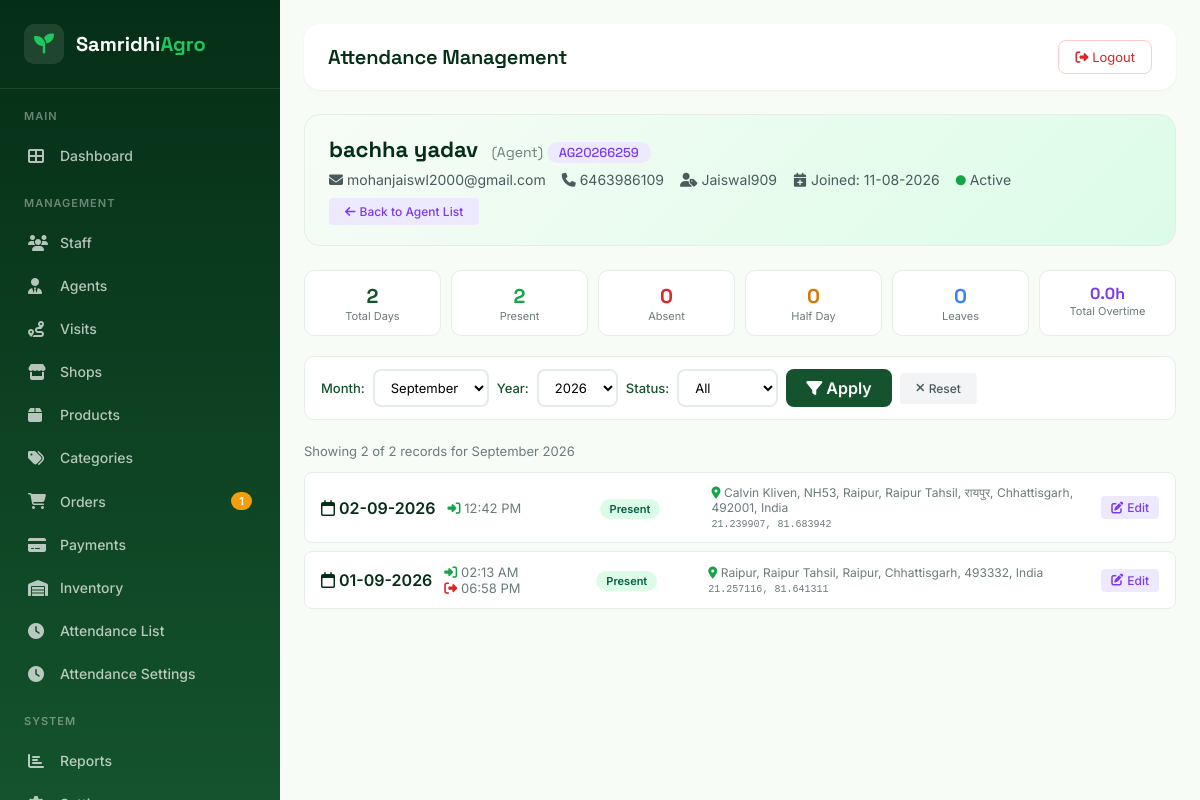
The page /admin/attendance-manage.php?id=5&month=09&year=2026 (signed in) on the database its author committed.
### tables this page shows
CREATE TABLE `agents` (
  `id` int(11) NOT NULL,
  `user_id` int(11) NOT NULL,
  `agent_code` varchar(50) NOT NULL,
  `company_name` varchar(100) DEFAULT NULL,
  `gst_number` varchar(50) DEFAULT NULL,
  `address` text DEFAULT NULL,
  `city` varchar(50) DEFAULT NULL,
  `state` varchar(50) DEFAULT NULL,
  `pincode` varchar(10) DEFAULT NULL,
  `commission_rate` decimal(5,2) DEFAULT 0.00,
  `status` enum('pending','approved','rejected','suspended') NOT NULL DEFAULT 'pending',
  `approved_by` int(11) DEFAULT NULL,
  `approved_at` datetime DEFAULT NULL,
  `created_at` datetime NOT NULL DEFAULT current_timestamp(),
  `updated_at` datetime NOT NULL DEFAULT current_timestamp() ON UPDATE current_timestamp()
);

CREATE TABLE `users` (
  `id` int(11) NOT NULL,
  `username` varchar(50) NOT NULL,
  `email` varchar(100) NOT NULL,
  `password_hash` varchar(255) NOT NULL,
  `full_name` varchar(100) NOT NULL,
  `phone` varchar(20) DEFAULT NULL,
  `avatar` varchar(255) DEFAULT NULL,
  `role` enum('admin','staff','agent','shop') NOT NULL DEFAULT 'staff',
  `status` enum('active','inactive','suspended') NOT NULL DEFAULT 'active',
  `last_login` datetime DEFAULT NULL,
  `last_ip` varchar(45) DEFAULT NULL,
  `created_at` datetime NOT NULL DEFAULT current_timestamp(),
  `updated_at` datetime NOT NULL DEFAULT current_timestamp() ON UPDATE current_timestamp()
);

CREATE TABLE `attendance` (
  `id` int(11) NOT NULL,
  `user_id` int(11) NOT NULL,
  `user_type` enum('staff','agent') NOT NULL DEFAULT 'staff',
  `date` date NOT NULL,
  `check_in_time` datetime DEFAULT NULL,
  `check_out_time` datetime DEFAULT NULL,
  `check_in_location` varchar(255) DEFAULT NULL,
  `check_out_location` varchar(255) DEFAULT NULL,
  `check_in_lat` decimal(10,8) DEFAULT NULL,
  `check_in_lng` decimal(11,8) DEFAULT NULL,
  `check_out_lat` decimal(10,8) DEFAULT NULL,
  `check_out_lng` decimal(11,8) DEFAULT NULL,
  `check_in_ip` varchar(45) DEFAULT NULL,
  `check_out_ip` varchar(45) DEFAULT NULL,
  `status` enum('present','absent','half_day','leave','holiday') NOT NULL DEFAULT 'absent',
  `overtime_hours` decimal(5,2) DEFAULT 0.00,
  `notes` text DEFAULT NULL,
  `created_at` datetime NOT NULL DEFAULT current_timestamp(),
  `updated_at` datetime NOT NULL DEFAULT current_timestamp() ON UPDATE current_timestamp()
);

### config/database.php (called while the page is built, shortened)
<?php
class Database {
    private static $instance = null;
    private $connection;
    private function __construct() {
        try {
            $dsn = "mysql:host=" . DB_HOST . ";dbname=" . DB_NAME . ";charset=" . DB_CHARSET;
            $options = [
                PDO::ATTR_ERRMODE => PDO::ERRMODE_EXCEPTION,
                PDO::ATTR_DEFAULT_FETCH_MODE => PDO::FETCH_ASSOC,
                PDO::ATTR_EMULATE_PREPARES => false,
                PDO::ATTR_PERSISTENT => false,
                PDO::MYSQL_ATTR_INIT_COMMAND => "SET NAMES utf8mb4",
                PDO::MYSQL_ATTR_USE_BUFFERED_QUERY => true,
            ];
            $this->connection = new PDO($dsn, DB_USER, DB_PASS, $options);
        } catch (PDOException $e) {
            error_log("Database Connection Error: " . $e->getMessage());
            die("
                <!DOCTYPE html>
                <html>
                <head>
                    <title>Database Connection Error</title>
                    <style>
                        body { font-family: Arial, sans-serif; background: #f8f9fa; display: flex; justify-content: center; align-items: center; height: 100vh; margin: 0; }
                        .error-box { background: white; padding: 40px; border-radius: 8px; box-shadow: 0 2px 10px rgba(0,0,0,0.1); max-width: 500px; text-align: center; }
                        h1 { color: #dc3545; margin-bottom: 10px; }
                        p { color: #6c757d; line-height: 1.6; }
                        .icon { font-size: 48px; margin-bottom: 20px; }
                    </style>
                </head>
                <body>
                    <div class='error-box'>
                        <div class='icon'>🔌</div>
                        <h1>Database Connection Failed</h1>
                        <p>Unable to connect to the database. Please check your configuration and ensure the database service is running.</p>
                        <p style='font-size: 12px; color: #999;'>Error: " . htmlspecialchars($e->getMessage()) . "</p>
                    </div>
                </body>
                </html>
            ");
        }
    }
    public static function getInstance() {
        if (self::$instance === null) {
            self::$instance = new self();
        }
        return self::$instance;
    }
    public function query($sql, $params = []) {
        $stmt = $this->connection->prepare($sql);
        $stmt->execute($params);
        return $stmt;
    }
    public function fetchOne($sql, $params = []) {
        $stmt = $this->query($sql, $params);
        return $stmt->fetch();
    }
    public function fetchAll($sql, $params = []) {
        $stmt = $this->query($sql, $params);
        return $stmt->fetchAll();
    }
}
function getDB() {
    return Database::getInstance();
}

### config/functions.php (called while the page is built, shortened)
<?php
function escapeHtml($string)
{
    return htmlspecialchars((string)$string, ENT_QUOTES | ENT_HTML5, 'UTF-8');
}
function formatDate($date, $format = DATE_FORMAT)
{
    $timestamp = is_numeric($date) ? $date : strtotime($date);
    return date($format, $timestamp);
}
function isLoggedIn()
{
    return isset($_SESSION['user_id']) && !empty($_SESSION['user_id']) && $_SESSION['user_id'] > 0;
}
function hasPermission($permissionSlug, $userId = null)
{
    if ($userId === null) {
        $userId = $_SESSION['user_id'];
    }
    $db = getDB();
    $sql = "SELECT role FROM users WHERE id = ?";
    $user = $db->fetchOne($sql, [$userId]);
    if ($user['role'] === 'admin') {
        return true;
    }
    $sql = "SELECT COUNT(*) as count
            FROM user_permissions up
            JOIN permissions p ON up.permission_id = p.id
            WHERE up.user_id = ? AND p.permission_slug = ?";
    $result = $db->fetchOne($sql, [$userId, $permissionSlug]);
    return $result && $result['count'] > 0;
}

### admin/attendance-manage.php (the view, shortened to what this page needs)
<?php
require_once '../includes/admin_header.php';
$db = getDB();
$userId = isset($_GET['id']) ? (int)$_GET['id'] : 0;
$sql = "SELECT u.*,
        sp.department, sp.designation,
        a.agent_code, a.commission_rate,
        a.status as agent_status
        FROM users u
        LEFT JOIN staff_profiles sp ON u.id = sp.user_id
        LEFT JOIN agents a ON u.id = a.user_id
        WHERE u.id = ?";
$user = $db->fetchOne($sql, [$userId]);
$month = isset($_GET['month']) ? (int)$_GET['month'] : date('m');
$year = isset($_GET['year']) ? (int)$_GET['year'] : date('Y');
$status = $_GET['status'] ?? 'all';
$page = max(1, (int)($_GET['page'] ?? 1));
$perPage = 20;
$offset = ($page - 1) * $perPage;
$whereConditions = ["user_id = ?"];
$params = [$userId];
$startDate = date('Y-m-01', strtotime("$year-$month-01"));
$endDate = date('Y-m-t', strtotime("$year-$month-01"));
$whereConditions[] = "date BETWEEN ? AND ?";
$params[] = $startDate;
$params[] = $endDate;
$whereClause = 'WHERE ' . implode(' AND ', $whereConditions);
$sql = "SELECT COUNT(*) as total FROM attendance $whereClause";
$result = $db->fetchOne($sql, $params);
$totalRecords = $result['total'] ?? 0;
$sql = "SELECT * FROM attendance
        $whereClause
        ORDER BY date DESC
        LIMIT ? OFFSET ?";
$queryParams = array_merge($params, [$perPage, $offset]);
$attendanceRecords = $db->fetchAll($sql, $queryParams);
$sql = "SELECT
        COUNT(*) as total,
        SUM(CASE WHEN status = 'present' THEN 1 ELSE 0 END) as present,
        SUM(CASE WHEN status = 'absent' THEN 1 ELSE 0 END) as absent,
        SUM(CASE WHEN status = 'half_day' THEN 1 ELSE 0 END) as half_day,
        SUM(CASE WHEN status = 'leave' THEN 1 ELSE 0 END) as `leave`,
        SUM(CASE WHEN status = 'holiday' THEN 1 ELSE 0 END) as holiday,
        SUM(overtime_hours) as total_overtime
        FROM attendance
        WHERE user_id = ? AND date BETWEEN ? AND ?";
$stats = $db->fetchOne($sql, [$userId, $startDate, $endDate]);
$roleLabels = [
    'admin' => 'Administrator',
    'staff' => 'Staff',
    'agent' => 'Agent',
    'shop' => 'Shop'
];
$statusColors = [
    'present' => 'badge-success',
    'absent' => 'badge-danger',
    'half_day' => 'badge-warning',
    'leave' => 'badge-info',
    'holiday' => 'badge-primary'
];
?>
<div class="user-header">
    <div class="user-name">
        <?php echo escapeHtml($user['full_name']); ?>
        <span style="font-size: 14px; font-weight: 400; color: #6B7A7B; margin-left: 8px;">
            (<?php echo $roleLabels[$user['role']] ?? ucfirst($user['role']); ?>)
        </span>
        <?php if ($user['role'] === 'agent' && $user['agent_code']): ?>
            <span style="font-size: 13px; font-weight: 500; color: #7C3AED; background: #EDE9FE; padding: 2px 12px; border-radius: 12px;">
                <?php echo escapeHtml($user['agent_code']); ?>
            </span>
        <?php endif; ?>
    </div>
    <div class="user-details">
        <span><i class="fas fa-envelope"></i> <?php echo escapeHtml($user['email']); ?></span>
        <?php if ($user['phone']): ?>
        <span><i class="fas fa-phone"></i> <?php echo escapeHtml($user['phone']); ?></span>
        <?php endif; ?>
        <span><i class="fas fa-user-tag"></i> <?php echo ucfirst($user['username']); ?></span>
        <span><i class="fas fa-calendar-plus"></i> Joined: <?php echo formatDate($user['created_at']); ?></span>
        <span>
            <i class="fas fa-circle" style="color: <?php echo $user['status'] === 'active' ? '#16A34A' : '#DC2626'; ?>; font-size: 10px;"></i>
            <?php echo ucfirst($user['status']); ?>
        </span>
    </div>
    <div style="margin-top: 10px;">
        <a href="<?php echo $user['role'] === 'staff' ? 'staff.php' : 'agents.php'; ?>" class="btn-action btn-edit" style="padding: 6px 16px;">
            <i class="fas fa-arrow-left"></i> Back to <?php echo ucfirst($user['role']); ?> List
        </a>
    </div>
</div>
<div class="stats-grid">
    <div class="stat-card total">
        <div class="stat-number"><?php echo $stats['total'] ?? 0; ?></div>
        <div class="stat-label">Total Days</div>
    </div>
    <div class="stat-card present">
        <div class="stat-number"><?php echo $stats['present'] ?? 0; ?></div>
        <div class="stat-label">Present</div>
    </div>
    <div class="stat-card absent">
        <div class="stat-number"><?php echo $stats['absent'] ?? 0; ?></div>
        <div class="stat-label">Absent</div>
    </div>
    <div class="stat-card half-day">
        <div class="stat-number"><?php echo $stats['half_day'] ?? 0; ?></div>
        <div class="stat-label">Half Day</div>
    </div>
    <div class="stat-card leave">
        <div class="stat-number"><?php echo $stats['leave'] ?? 0; ?></div>
        <div class="stat-label">Leaves</div>
    </div>
    <div class="stat-card overtime">
        <div class="stat-number"><?php echo number_format($stats['total_overtime'] ?? 0, 1); ?>h</div>
        <div class="stat-label">Total Overtime</div>
    </div>
</div>
<div class="filter-bar">
    <form method="GET" style="display: flex; flex-wrap: wrap; gap: 8px; align-items: center; width: 100%;">
        <label style="font-weight: 500; color: #14532D; font-size: 13px;">Month:</label>
        <select name="month">
            <?php for ($m = 1; $m <= 12; $m++): ?>
                <option value="<?php echo $m; ?>" <?php echo $month == $m ? 'selected' : ''; ?>>
                    <?php echo date('F', mktime(0, 0, 0, $m, 1)); ?>
                </option>
            <?php endfor; ?>
        </select>
        <label style="font-weight: 500; color: #14532D; font-size: 13px;">Year:</label>
        <select name="year">
            <?php for ($y = date('Y'); $y >= date('Y') - 5; $y--): ?>
                <option value="<?php echo $y; ?>" <?php echo $year == $y ? 'selected' : ''; ?>>
                    <?php echo $y; ?>
                </option>
            <?php endfor; ?>
        </select>
        <label style="font-weight: 500; color: #14532D; font-size: 13px;">Status:</label>
        <select name="status">
            <option value="all" <?php echo $status === 'all' ? 'selected' : ''; ?>>All</option>
        </select>
        <button type="submit" class="btn-filter"><i class="fas fa-filter"></i> Apply</button>
        <a href="attendance-manage.php?id=<?php echo $userId; ?>" class="btn-action" style="background: #F3F4F6; color: #4A5B5D; padding: 8px 16px;">
            <i class="fas fa-times"></i> Reset
        </a>
    </form>
</div>
<div style="margin-bottom: 12px;">
    <span style="font-size: 13px; color: #6B7A7B;">
        Showing <?php echo count($attendanceRecords); ?> of <?php echo $totalRecords; ?> records for
        <?php echo date('F Y', strtotime("$year-$month-01")); ?>
    </span>
</div>
<?php if (empty($attendanceRecords)): ?>
    <div style="text-align: center; padding: 40px 20px; color: #6B7A7B;">
        <i class="fas fa-calendar-day" style="font-size: 48px; display: block; margin-bottom: 12px; color: #D1D5DB;"></i>
        <p>No attendance records found for this period</p>
    </div>
<?php else: ?>
    <?php foreach ($attendanceRecords as $record): ?>
    <div class="attendance-row">
        <div class="row-date">
            <i class="far fa-calendar"></i> <?php echo formatDate($record['date']); ?>
        </div>
        <div class="row-time">
            <?php if ($record['check_in_time']): ?>
                <i class="fas fa-sign-in-alt" style="color: #16A34A;"></i> <?php echo date('h:i A', strtotime($record['check_in_time'])); ?>
            <?php else: ?>
                <span style="color: #6B7A7B;">—</span>
            <?php endif; ?>
            <?php if ($record['check_out_time']): ?>
                <br><i class="fas fa-sign-out-alt" style="color: #DC2626;"></i> <?php echo date('h:i A', strtotime($record['check_out_time'])); ?>
            <?php endif; ?>
        </div>
        <div class="row-status">
            <span class="badge-status <?php echo $statusColors[$record['status']] ?? 'badge-secondary'; ?>">
                <?php echo str_replace('_', ' ', ucfirst($record['status'])); ?>
            </span>
        </div>
        <div class="row-location">
            <?php if ($record['check_in_location']): ?>
                <i class="fas fa-map-marker-alt" style="color: #16A34A;"></i>
                <?php echo escapeHtml($record['check_in_location']); ?>
                <?php if ($record['check_in_lat'] && $record['check_in_lng']): ?>
                    <br><span style="font-size: 10px; color: #6B7A7B; font-family: monospace;">
                        <?php echo number_format($record['check_in_lat'], 6); ?>, <?php echo number_format($record['check_in_lng'], 6); ?>
                    </span>
                <?php endif; ?>
            <?php else: ?>
                <span style="color: #6B7A7B;">N/A</span>
            <?php endif; ?>
        </div>
        <div class="row-actions">
            <?php if (hasPermission('staff.attendance.manage')): ?>
                <button class="btn-action btn-edit" onclick="openEditModal(<?php echo $record['id']; ?>, '<?php echo $record['status']; ?>', '<?php echo addslashes($record['notes'] ?? ''); ?>')">
                    <i class="fas fa-edit"></i> Edit
                </button>
            <?php endif; ?>
        </div>
    </div>
    <?php endforeach; ?>
<?php endif; ?>
<?php require_once '../includes/admin_footer.php'; ?>

### rows shown on the page
agents: user.full_name "bachha yadav", user.role "Agent", agent_code "AG20266259", user.email "mohanjaiswl2000@gmail.com", user.phone "6463986109", user.username "Jaiswal909", user.created_at "11-08-2026", user.status "Active"
attendance: date "02-09-2026", check_in_time "12:42 PM", status "Present", check_in_location "Calvin Kliven, NH53, Raipur, Raipur Tahsil, रायपुर, Chhattisgarh, 492001, India", check_in_lat "21.239907", check_in_lng "81.683942"
attendance: date "01-09-2026", check_in_time "02:13 AM", check_out_time "06:58 PM", status "Present", check_in_location "Raipur, Raipur Tahsil, Raipur, Chhattisgarh, 493332, India", check_in_lat "21.257116", check_in_lng "81.641311"

### other values the page prints
$pendingOrders "1"
escapeHtml($pageTitle) "Attendance Management"
$stats['total'] "2"
$stats['present'] "2"
$stats['absent'] "0"
$stats['half_day'] "0"
$stats['leave'] "0"
$stats['total_overtime'] "0.0"
count($attendanceRecords) "2"
$totalRecords "2"
date('F Y', strtotime("$year-$month-01")) "September 2026"
form field month "September"
form field year "2026"
